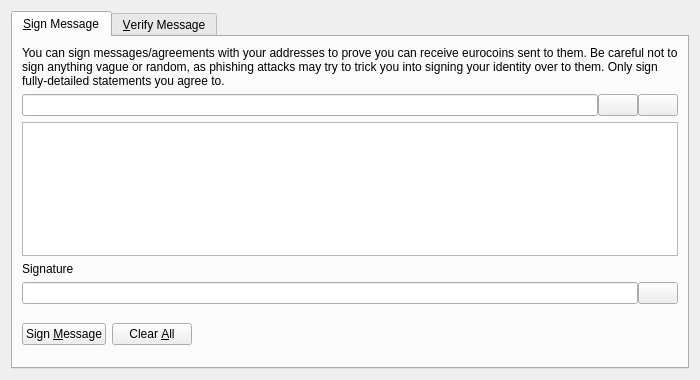
<?xml version="1.0" encoding="UTF-8"?>
<ui version="4.0">
 <class>SignVerifyMessageDialog</class>
 <widget class="QDialog" name="SignVerifyMessageDialog">
  <property name="geometry">
   <rect>
    <x>0</x>
    <y>0</y>
    <width>700</width>
    <height>380</height>
   </rect>
  </property>
  <property name="windowTitle">
   <string>Signatures - Sign / Verify a Message</string>
  </property>
  <property name="modal">
   <bool>true</bool>
  </property>
  <layout class="QVBoxLayout" name="verticalLayout">
   <item>
    <widget class="QTabWidget" name="tabWidget">
     <property name="currentIndex">
      <number>0</number>
     </property>
     <widget class="QWidget" name="tabSignMessage">
      <attribute name="title">
       <string>&amp;Sign Message</string>
      </attribute>
      <layout class="QVBoxLayout" name="verticalLayout_SM">
       <item>
        <widget class="QLabel" name="infoLabel_SM">
         <property name="text">
          <string>You can sign messages/agreements with your addresses to prove you can receive eurocoins sent to them. Be careful not to sign anything vague or random, as phishing attacks may try to trick you into signing your identity over to them. Only sign fully-detailed statements you agree to.</string>
         </property>
         <property name="textFormat">
          <enum>Qt::PlainText</enum>
         </property>
         <property name="wordWrap">
          <bool>true</bool>
         </property>
        </widget>
       </item>
       <item>
        <layout class="QHBoxLayout" name="horizontalLayout_1_SM">
         <property name="spacing">
          <number>0</number>
         </property>
         <item>
          <widget class="QValidatedLineEdit" name="addressIn_SM">
           <property name="toolTip">
            <string>The Eurocoin address to sign the message with</string>
           </property>
          </widget>
         </item>
         <item>
          <widget class="QPushButton" name="addressBookButton_SM">
           <property name="toolTip">
            <string>Choose previously used address</string>
           </property>
           <property name="text">
            <string/>
           </property>
           <property name="icon">
            <iconset resource="../bitcoin.qrc">
             <normaloff>:/icons/address-book</normaloff>:/icons/address-book</iconset>
           </property>
           <property name="shortcut">
            <string>Alt+A</string>
           </property>
           <property name="autoDefault">
            <bool>false</bool>
           </property>
          </widget>
         </item>
         <item>
          <widget class="QPushButton" name="pasteButton_SM">
           <property name="toolTip">
            <string>Paste address from clipboard</string>
           </property>
           <property name="text">
            <string/>
           </property>
           <property name="icon">
            <iconset resource="../bitcoin.qrc">
             <normaloff>:/icons/editpaste</normaloff>:/icons/editpaste</iconset>
           </property>
           <property name="shortcut">
            <string>Alt+P</string>
           </property>
           <property name="autoDefault">
            <bool>false</bool>
           </property>
          </widget>
         </item>
        </layout>
       </item>
       <item>
        <widget class="QPlainTextEdit" name="messageIn_SM">
         <property name="toolTip">
          <string>Enter the message you want to sign here</string>
         </property>
        </widget>
       </item>
       <item>
        <widget class="QLabel" name="signatureLabel_SM">
         <property name="text">
          <string>Signature</string>
         </property>
         <property name="textFormat">
          <enum>Qt::PlainText</enum>
         </property>
        </widget>
       </item>
       <item>
        <layout class="QHBoxLayout" name="horizontalLayout_2_SM">
         <property name="spacing">
          <number>0</number>
         </property>
         <item>
          <widget class="QLineEdit" name="signatureOut_SM">
           <property name="font">
            <font>
             <italic>true</italic>
            </font>
           </property>
           <property name="readOnly">
            <bool>true</bool>
           </property>
          </widget>
         </item>
         <item>
          <widget class="QPushButton" name="copySignatureButton_SM">
           <property name="toolTip">
            <string>Copy the current signature to the system clipboard</string>
           </property>
           <property name="text">
            <string/>
           </property>
           <property name="icon">
            <iconset resource="../bitcoin.qrc">
             <normaloff>:/icons/editcopy</normaloff>:/icons/editcopy</iconset>
           </property>
           <property name="autoDefault">
            <bool>false</bool>
           </property>
          </widget>
         </item>
        </layout>
       </item>
       <item>
        <layout class="QHBoxLayout" name="horizontalLayout_3_SM">
         <item>
          <widget class="QPushButton" name="signMessageButton_SM">
           <property name="toolTip">
            <string>Sign the message to prove you own this Eurocoin address</string>
           </property>
           <property name="text">
            <string>Sign &amp;Message</string>
           </property>
           <property name="icon">
            <iconset resource="../bitcoin.qrc">
             <normaloff>:/icons/edit</normaloff>:/icons/edit</iconset>
           </property>
           <property name="autoDefault">
            <bool>false</bool>
           </property>
          </widget>
         </item>
         <item>
          <widget class="QPushButton" name="clearButton_SM">
           <property name="toolTip">
            <string>Reset all sign message fields</string>
           </property>
           <property name="text">
            <string>Clear &amp;All</string>
           </property>
           <property name="icon">
            <iconset resource="../bitcoin.qrc">
             <normaloff>:/icons/remove</normaloff>:/icons/remove</iconset>
           </property>
           <property name="autoDefault">
            <bool>false</bool>
           </property>
          </widget>
         </item>
         <item>
          <spacer name="horizontalSpacer_1_SM">
           <property name="orientation">
            <enum>Qt::Horizontal</enum>
           </property>
           <property name="sizeHint" stdset="0">
            <size>
             <width>40</width>
             <height>48</height>
            </size>
           </property>
          </spacer>
         </item>
         <item>
          <widget class="QLabel" name="statusLabel_SM">
           <property name="font">
            <font>
             <weight>75</weight>
             <bold>true</bold>
            </font>
           </property>
           <property name="text">
            <string/>
           </property>
           <property name="wordWrap">
            <bool>true</bool>
           </property>
          </widget>
         </item>
         <item>
          <spacer name="horizontalSpacer_2_SM">
           <property name="orientation">
            <enum>Qt::Horizontal</enum>
           </property>
           <property name="sizeHint" stdset="0">
            <size>
             <width>40</width>
             <height>48</height>
            </size>
           </property>
          </spacer>
         </item>
        </layout>
       </item>
      </layout>
     </widget>
     <widget class="QWidget" name="tabVerifyMessage">
      <attribute name="title">
       <string>&amp;Verify Message</string>
      </attribute>
      <layout class="QVBoxLayout" name="verticalLayout_VM">
       <item>
        <widget class="QLabel" name="infoLabel_VM">
         <property name="text">
          <string>Enter the receiver's address, message (ensure you copy line breaks, spaces, tabs, etc. exactly) and signature below to verify the message. Be careful not to read more into the signature than what is in the signed message itself, to avoid being tricked by a man-in-the-middle attack. Note that this only proves the signing party receives with the address, it cannot prove sendership of any transaction!</string>
         </property>
         <property name="textFormat">
          <enum>Qt::PlainText</enum>
         </property>
         <property name="alignment">
          <set>Qt::AlignLeading|Qt::AlignLeft|Qt::AlignTop</set>
         </property>
         <property name="wordWrap">
          <bool>true</bool>
         </property>
        </widget>
       </item>
       <item>
        <layout class="QHBoxLayout" name="horizontalLayout_1_VM">
         <property name="spacing">
          <number>0</number>
         </property>
         <item>
          <widget class="QValidatedLineEdit" name="addressIn_VM">
           <property name="toolTip">
            <string>The Eurocoin address the message was signed with</string>
           </property>
          </widget>
         </item>
         <item>
          <widget class="QPushButton" name="addressBookButton_VM">
           <property name="toolTip">
            <string>Choose previously used address</string>
           </property>
           <property name="text">
            <string/>
           </property>
           <property name="icon">
            <iconset resource="../bitcoin.qrc">
             <normaloff>:/icons/address-book</normaloff>:/icons/address-book</iconset>
           </property>
           <property name="shortcut">
            <string>Alt+A</string>
           </property>
           <property name="autoDefault">
            <bool>false</bool>
           </property>
          </widget>
         </item>
        </layout>
       </item>
       <item>
        <widget class="QPlainTextEdit" name="messageIn_VM"/>
       </item>
       <item>
        <widget class="QValidatedLineEdit" name="signatureIn_VM"/>
       </item>
       <item>
        <layout class="QHBoxLayout" name="horizontalLayout_2_VM">
         <item>
          <widget class="QPushButton" name="verifyMessageButton_VM">
           <property name="toolTip">
            <string>Verify the message to ensure it was signed with the specified Eurocoin address</string>
           </property>
           <property name="text">
            <string>Verify &amp;Message</string>
           </property>
           <property name="icon">
            <iconset resource="../bitcoin.qrc">
             <normaloff>:/icons/transaction_0</normaloff>:/icons/transaction_0</iconset>
           </property>
           <property name="autoDefault">
            <bool>false</bool>
           </property>
          </widget>
         </item>
         <item>
          <widget class="QPushButton" name="clearButton_VM">
           <property name="toolTip">
            <string>Reset all verify message fields</string>
           </property>
           <property name="text">
            <string>Clear &amp;All</string>
           </property>
           <property name="icon">
            <iconset resource="../bitcoin.qrc">
             <normaloff>:/icons/remove</normaloff>:/icons/remove</iconset>
           </property>
           <property name="autoDefault">
            <bool>false</bool>
           </property>
          </widget>
         </item>
         <item>
          <spacer name="horizontalSpacer_1_VM">
           <property name="orientation">
            <enum>Qt::Horizontal</enum>
           </property>
           <property name="sizeHint" stdset="0">
            <size>
             <width>40</width>
             <height>48</height>
            </size>
           </property>
          </spacer>
         </item>
         <item>
          <widget class="QLabel" name="statusLabel_VM">
           <property name="font">
            <font>
             <weight>75</weight>
             <bold>true</bold>
            </font>
           </property>
           <property name="text">
            <string/>
           </property>
           <property name="wordWrap">
            <bool>true</bool>
           </property>
          </widget>
         </item>
         <item>
          <spacer name="horizontalSpacer_2_VM">
           <property name="orientation">
            <enum>Qt::Horizontal</enum>
           </property>
           <property name="sizeHint" stdset="0">
            <size>
             <width>40</width>
             <height>48</height>
            </size>
           </property>
          </spacer>
         </item>
        </layout>
       </item>
      </layout>
     </widget>
    </widget>
   </item>
  </layout>
 </widget>
 <customwidgets>
  <customwidget>
   <class>QValidatedLineEdit</class>
   <extends>QLineEdit</extends>
   <header>qvalidatedlineedit.h</header>
  </customwidget>
 </customwidgets>
 <resources>
  <include location="../bitcoin.qrc"/>
 </resources>
 <connections/>
</ui>
